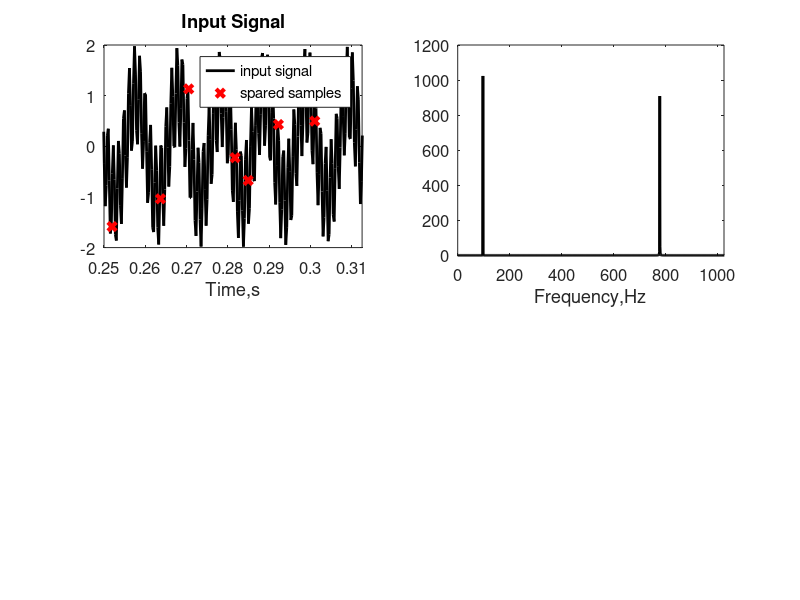

The MATLAB script that drew this image: (Note: this script raises an error after producing the figure.)
clc,clear,close all;
%% Generate signal, FFT of signal
n = 4096;    % points in high resolution signal
t = linspace(0, 1, n); 
x = cos(2* 97 * pi * t) + cos(2* 777 * pi * t); 
xt = fft(x); % Fourier transformed signal
PSD = xt.*conj(xt)/n;  % Power spectral density

%% Randomly sample signal
p = 128; % num. random samples, p=n/32
perm = round(rand(p, 1) * n);
y = x(perm); % compressed measurement

%% plot 1
time_window=[1024 1280]/4096;

figure
subplot(2,2,1)
plot(t,x,'k','LineWidth',2);
hold on
plot(perm/n,y,'rx','LineWidth',3);
xlabel('Time,s');
set(gca,'Fontsize',12)
axis([time_window -2 2]);
set(gcf,'Position',[1500 100 1800 1200])
title('Input Signal');
legend('input signal','spared samples');

subplot(2,2,2)
freq=n/(n)*(0:n);
L=1:floor(n/2);
plot(freq(L),PSD(L),'k','LineWidth',2);
xlabel('Frequency,Hz');
set(gca,'Fontsize',12);
axis([0 1024 0 1200]);


%% Solve compressed sensing problem
Psi = dct(eye(n, n));  % build Psi
Theta = Psi(perm, :);  % Measure rows of Psi
s = cosamp(Theta,y',10,1.e-10,10); % CS via matching pursuit
xrecon = idct(s);      % reconstruct full signal

%% Plot 2
subplot(2,2,3)
plot(t, xrecon, 'r', 'LineWidth', 2);
ylim([-2 2])
xlabel('Time,s'); set(gca,'Fontsize',12)
axis([time_window -2 2]);
title('Reconstructed 2D-Signal using Compressed Sensing');

subplot(2,2,4)
xtrecon = fft(xrecon,n);  % computes the (fast) discrete fourier transform
PSDrecon = xtrecon.*conj(xtrecon)/n;  % Power spectrum (how much power in each freq)
plot(freq(L),PSDrecon(L),'r', 'LineWidth', 2);
xlabel('Frequency,Hz');
set(gca,'Fontsize',12);
axis([0 1024 0 1200]);
set(gcf,'Position',[100 100 600 400])
set(gcf,'PaperPositionMode','auto')

%% Cosamp function for finding the solution
function [s] = cosamp(Phi, y, K, tol, max_iter)
    % CoSaMP algorithm for sparse signal recovery
    
    % Initialize variables
    n = size(Phi, 2);
    residual = y;
    support = [];
    s = zeros(n, 1);
    
    iter = 0;
    while (iter < max_iter) && (norm(residual) > tol)
        iter = iter + 1;
        
        % Step 1: Estimate the signal support
        projection = abs(Phi' * residual);
        [~, indices] = sort(projection, 'descend');
        new_support = union(support, indices(1:2*K));  % Update support
        
        % Step 2: Solve the least squares problem
        submatrix = Phi(:, new_support);
        x = pinv(submatrix) * y;
        
        % Step 3: Update the estimate
        [~, sorted_indices] = sort(abs(x), 'descend');
        support = new_support(sorted_indices(1:K));  % Update support
        s(support) = x(sorted_indices(1:K));  % Update estimate
        
        % Step 4: Update the residual
        residual = y - Phi(:, support) * s(support);
    end
end
